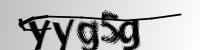
#> input picture CAPTCHAS_DATASET/0006.png, 200 x 50 px; its folder holds only this picture in this run
$ python -i pure_ocr.py   (imports and definitions only)   (older library calls are emulated)
#> lines starting #> are read from the running program, lines starting #| are printed output that depends on the picture; after the words box and inside, x2 and y2 are one past the last pixel; in counts of white or black regions, pixels touching at a corner belong together
#> further down, picture is the input picture: shape (50, 200, 3); min 0, max 255, mean 182.2
import os
import cv2 as cv
from pytesseract import image_to_string
from PIL import Image
from PIL import ImageFilter
from PIL import ImageOps
from PIL import ImageEnhance
import timeit
import numpy as np
import pandas as pd
from pathlib import Path

# Start Timer
start = timeit.default_timer()

# Jiaming's Data
# Path to the data directory
# data_dir = Path("./CAPTCHAS_DATASET/")
# data = pd.read_csv("./CAPTCHAS_DATASET/captcha_label.csv")
# # Get list of all the images
# images = sorted(list(map(str, list(data_dir.glob("*.png")))))
# labels = pd.DataFrame(data, columns=['Ground_Truth'])
# characters = "0123456789ABCDEFGHJKLMNOPRSTUVWXZabcdefghijklmnopqrstuvwxyz"

# 1024 Test data
data_dir = Path("./DNN_DEMO_DATASET/")
images = sorted(list(map(str, list(data_dir.glob("*.png")))))
labels = [img.split(os.path.sep)[-1].split(".png")[0] for img in images]
characters = set(char for label in labels for char in label)

# [4 lines not run here, left out]

#This function returns the result of Tesseract
def ocr(im):
    return image_to_string(im, lang="Captcha", config="--psm 10 -c tessedit_char_whitelist=0123456789ABCDEFGHJKLMNOPRSTUVWXZabcdefghijklmnopqrstuvwxyz")

#Removing Background Color From Left to Right
def rem_back(trg):
    cnt = ImageEnhance.Contrast(trg)
    trg = trg.filter(ImageFilter.MedianFilter(3))
    trg = cnt.enhance(1)
    mat = trg.load()
    tol = 10
    cn = 0
    for r in range(0, trg.height):
        temp = mat[0, r][0]
        for c in range(0, trg.width):
            if (mat[c, r][0] <= temp + tol and mat[c, r][0] >= temp - tol):
                mat[c, r] = (255, 255)
    return trg

#Removing Background Color From Right to Left
def rem_back_rev(trg):
    cnt = ImageEnhance.Contrast(trg)
    trg = trg.filter(ImageFilter.MedianFilter(3))
    trg = cnt.enhance(1)
    mat = trg.load()
    tol = 10
    cn = 0
    for r in range(trg.height - 1, -1, -1):
        temp = mat[trg.width - 1, r][0]
        for c in range(trg.width - 1, -1, -1):
            if (mat[c, r][0] <= temp + tol and mat[c, r][0] >= temp - tol):
                mat[c, r] = (255, 255)
    return trg


#Making Characters ready for OCR
def char_op(trg):
    trg = rem_back(trg)
    trg = rem_back_rev(trg)
    cnt = ImageEnhance.Contrast(trg)
    trg = cnt.enhance(2)
    trg = trg.filter(ImageFilter.MedianFilter(9))
    trg = trg.filter(ImageFilter.RankFilter(5,3))
    br = ImageEnhance.Brightness(trg)
    trg = br.enhance(1)
    trg = trg.convert("RGB")
    trg = ImageOps.expand(trg, 30, 'white')
    return trg

# Open cv solution
def recognize_text(image):
    #  edge preserving filter denoising
    blur = cv.pyrMeanShiftFiltering(image, sp=8, sr=60)
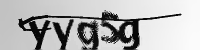
#> blur: shape (50, 200, 3); min 6, max 251, mean 182.1
    cv.imshow('dst', blur)
    #  grayscale image
    gray = cv.cvtColor(blur, cv.COLOR_BGR2GRAY)
    #  binarization setting threshold    if the adaptive threshold is yellow. 4 it won't be able to extract it.
    ret, binary = cv.threshold(gray, 185, 255, cv.THRESH_BINARY_INV)
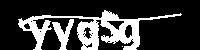
#> binary: shape (50, 200); 23% white; 3 white regions (1 under 20 px), largest, box (x1, y1, x2, y2) and area: (18, 10, 182, 50) 2007, (52, 19, 74, 50) 294
    print(f' threshold set by binarization ：{ret}')
    cv.imshow('binary', binary)
    #  logical operation makes the background white    the font is black for easy recognition.
    cv.bitwise_not(binary, binary)
    cv.imshow('bg_image', binary)
    #  identify
    test_message = Image.fromarray(binary)
#> (the run stopped early here; a loop or call above may not have finished)

$ run again, on CAPTCHAS_DATASET/0007.png
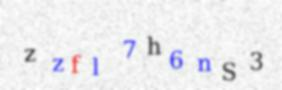
#> input picture CAPTCHAS_DATASET/0007.png, 282 x 90 px
#> picture is the input picture: shape (90, 282, 3); mean B, G, R 238.6, 236.4, 236.6
#> in recognize_text, `gray = cv.cvtColor(blur, cv.COLOR_BGR2GRAY)`:
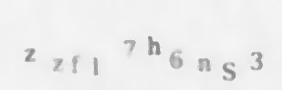
#> gray: shape (90, 282); min 126, max 245, mean 237.7
#> in recognize_text, `ret, binary = cv.threshold(gray, 185, 255, cv.THRESH_BINARY_INV)`:
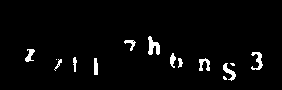
#> binary: shape (90, 282); 3.1% white; 14 white regions (3 under 20 px), largest, box (x1, y1, x2, y2) and area: (148, 36, 160, 55) 136, (251, 52, 263, 70) 103, (223, 63, 236, 81) 91

$ run again, on CAPTCHAS_DATASET/0013.png
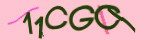
#> input picture CAPTCHAS_DATASET/0013.png, 150 x 40 px
#> picture is the input picture: shape (40, 150, 3); mean B, G, R 175.8, 172.3, 217.6
#> in recognize_text, `gray = cv.cvtColor(blur, cv.COLOR_BGR2GRAY)`:
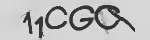
#> gray: shape (40, 150); min 51, max 215, mean 186.1
#> in recognize_text, `ret, binary = cv.threshold(gray, 185, 255, cv.THRESH_BINARY_INV)`:
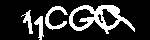
#> binary: shape (40, 150); 19.6% white; 4 white regions, box (x1, y1, x2, y2) and area: (69, 5, 135, 34) 744, (45, 6, 68, 30) 205, (34, 16, 44, 40) 116, (21, 10, 33, 34) 112

$ run again, on CAPTCHAS_DATASET/0037.png
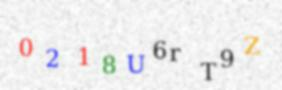
#> input picture CAPTCHAS_DATASET/0037.png, 282 x 90 px
#> picture is the input picture: shape (90, 282, 3); mean B, G, R 236.5, 236.4, 237.2
#> in recognize_text, `gray = cv.cvtColor(blur, cv.COLOR_BGR2GRAY)`:
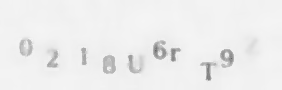
#> gray: shape (90, 282); min 102, max 245, mean 237.6
#> in recognize_text, `ret, binary = cv.threshold(gray, 185, 255, cv.THRESH_BINARY_INV)`:
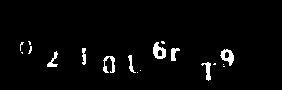
#> binary: shape (90, 282); 3% white; 18 white regions (10 under 20 px), largest, box (x1, y1, x2, y2) and area: (153, 42, 166, 59) 134, (220, 49, 234, 66) 127, (103, 56, 115, 73) 106
